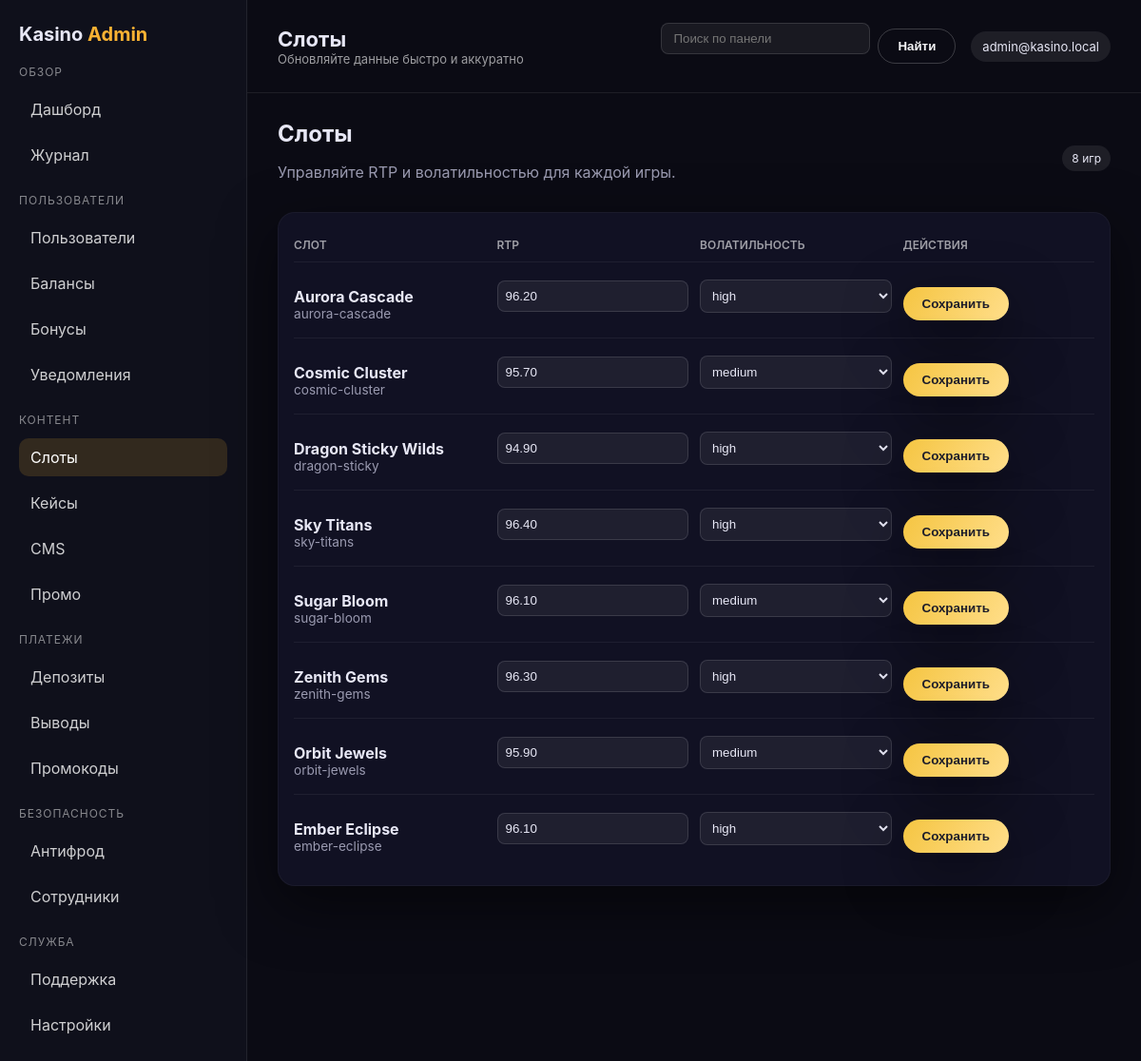
Screenshot of /admin/slots.php (signed in) with the database file from the repository.
### tables this page shows
CREATE TABLE staff_users (
    id INT AUTO_INCREMENT PRIMARY KEY,
    email VARCHAR(255) NOT NULL UNIQUE,
    password_hash VARCHAR(255) NOT NULL,
    role ENUM('admin','moderator','finance') NOT NULL,
    created_at TIMESTAMP DEFAULT CURRENT_TIMESTAMP
);

CREATE TABLE slots (
    id INT AUTO_INCREMENT PRIMARY KEY,
    slug VARCHAR(100) NOT NULL UNIQUE,
    name VARCHAR(100) NOT NULL,
    rtp DECIMAL(4,2) NOT NULL,
    volatility VARCHAR(20) NOT NULL,
    created_at TIMESTAMP DEFAULT CURRENT_TIMESTAMP
);

### helpers.php (called while the page is built, shortened)
<?php
function db(): PDO
{
    static $pdo;
    if ($pdo) {
        return $pdo;
    }
    $config = require __DIR__ . '/config.php';
    $dsn = sprintf(
        'mysql:host=%s;dbname=%s;charset=%s',
        $config['db']['host'],
        $config['db']['name'],
        $config['db']['charset']
    );
    $pdo = new PDO($dsn, $config['db']['user'], $config['db']['pass'], [
        PDO::ATTR_ERRMODE => PDO::ERRMODE_EXCEPTION,
        PDO::ATTR_DEFAULT_FETCH_MODE => PDO::FETCH_ASSOC,
        PDO::ATTR_EMULATE_PREPARES => false,
    ]);
    return $pdo;
}

### admin/auth.php (called while the page is built, shortened)
<?php
require __DIR__ . '/../helpers.php';
function staff_user(): ?array
{
    $stmt = db()->prepare('SELECT * FROM staff_users WHERE id = ?');
    $stmt->execute([$_SESSION['staff_id']]);
    return $stmt->fetch() ?: null;
}

### admin/slots.php (the view, shortened to what this page needs)
<?php
require __DIR__ . '/layout.php';
$slots = db()->query('SELECT slug, name, rtp, volatility FROM slots ORDER BY id')->fetchAll();
admin_header('Слоты');
?>
<section class="admin-section">
    <div class="admin-section-header">
        <div>
            <h2>Слоты</h2>
            <p class="muted">Управляйте RTP и волатильностью для каждой игры.</p>
        </div>
        <div class="admin-actions">
            <span class="admin-pill"><?php echo count($slots); ?> игр</span>
        </div>
    </div>
    <div class="admin-table card">
        <div class="admin-table-row admin-table-head">
            <div>Слот</div>
            <div>RTP</div>
            <div>Волатильность</div>
            <div>Действия</div>
        </div>
        <?php foreach ($slots as $slot): ?>
            <form class="admin-table-row" method="post">
                <div>
                    <strong><?php echo htmlspecialchars($slot['name'], ENT_QUOTES); ?></strong>
                    <div class="muted small"><?php echo $slot['slug']; ?></div>
                </div>
                <div>
                    <input type="number" name="rtp" step="0.1" value="<?php echo $slot['rtp']; ?>">
                </div>
                <div>
                    <select name="volatility">
                        <option value="medium" <?php echo $slot['volatility'] === 'medium' ? 'selected' : ''; ?>>medium</option>
                        <option value="high" <?php echo $slot['volatility'] === 'high' ? 'selected' : ''; ?>>high</option>
                    </select>
                </div>
                <div>
                    <button class="btn" type="submit">Сохранить</button>
                </div>
            </form>
        <?php endforeach; ?>
    </div>
</section>
<?php admin_footer(); ?>

### admin/layout.php (shortened to what this page needs)
<?php
require __DIR__ . '/auth.php';
function admin_nav_link(string $href, string $label): void
{
    $current = basename($_SERVER['PHP_SELF'] ?? '');
    $target = basename($href);
    $active = $current === $target ? ' is-active' : '';
    echo "<a class=\"admin-link{$active}\" href=\"{$href}\">{$label}</a>";
}
function admin_header(string $title): void
{
    $staff = staff_user();
    echo '<!doctype html><html lang="ru"><head><meta charset="utf-8"><meta name="viewport" content="width=device-width, initial-scale=1">';
    echo '<link rel="stylesheet" href="/assets/css/style.css">';
    echo "<title>{$title}</title></head><body class=\"admin-body\">";
    echo '<div class="admin-shell">';
    echo '<aside class="admin-sidebar">';
    echo '<div class="admin-brand">Kasino <span>Admin</span></div>';
    echo '<div class="admin-nav-group"><div class="admin-nav-title">Обзор</div>';
    admin_nav_link('/admin/dashboard.php', 'Дашборд');
    echo '</div>';
    echo '<div class="admin-nav-group"><div class="admin-nav-title">Пользователи</div>';
    echo '</div>';
    echo '<div class="admin-nav-group"><div class="admin-nav-title">Контент</div>';
    echo '</div>';
    echo '<div class="admin-nav-group"><div class="admin-nav-title">Платежи</div>';
    echo '</div>';
    echo '<div class="admin-nav-group"><div class="admin-nav-title">Безопасность</div>';
    echo '</div>';
    echo '<div class="admin-nav-group"><div class="admin-nav-title">Служба</div>';
    echo '</div>';
    echo '</aside>';
    echo '<div class="admin-main">';
    echo '<div class="admin-topbar">';
    echo '<div>';
    echo "<div class=\"admin-title\">{$title}</div>";
    echo '<div class="admin-subtitle">Обновляйте данные быстро и аккуратно</div>';
    echo '</div>';
    echo '<div class="admin-topbar-actions">';
    echo '<form class="admin-search" method="get" action="#">';
    echo '<input type="search" name="q" placeholder="Поиск по панели" aria-label="Поиск по панели">';
    echo '<button class="btn ghost" type="submit">Найти</button>';
    echo '</form>';
    if ($staff) {
        $email = htmlspecialchars($staff['email'], ENT_QUOTES);
        echo "<div class=\"admin-user\">{$email}</div>";
    }
    echo '</div>';
    echo '</div>';
    echo '<main class="admin-content">';
}
function admin_footer(): void
{
    echo '</main></div></div></body></html>';
}

### assets/css/style.css (style rules this page uses)
:root { --bg: #0b0b14; --panel: #121225; --panel-strong: #181834; --accent: #f5c542; --accent-soft: rgba(245, 197, 66, 0.2); --neon: #00f0ff; --neon-soft: rgba(0, 240, 255, 0.15); --text: #f5f5f7; --muted: #9a9ab0; --danger: #ff5f6d; --success: #3ef7b0; --shadow: 0 20px 60px rgba(0, 0, 0, 0.5); --glow: 0 0 30px rgba(0, 240, 255, 0.2); font-family: 'Inter', 'Segoe UI', system-ui, sans-serif; }
* { box-sizing: border-box; }
body { margin: 0; background: radial-gradient(circle at top, #1c1c3a, #07070f 55%) fixed; color: var(--text); }
a { color: inherit; text-decoration: none; }
.btn { padding: 10px 20px; border-radius: 999px; background: linear-gradient(120deg, var(--accent), #ffde8a); color: #1d1d2a; font-weight: 600; border: none; cursor: pointer; box-shadow: var(--shadow); transition: transform 0.2s ease, box-shadow 0.2s ease; }
.btn.ghost { background: transparent; border: 1px solid rgba(255, 255, 255, 0.2); color: var(--text); box-shadow: none; }
.card { background: rgba(18, 18, 37, 0.9); padding: 18px; border-radius: 18px; border: 1px solid rgba(255, 255, 255, 0.04); box-shadow: var(--shadow); transition: transform 0.2s ease, border-color 0.2s ease; }
.muted { color: var(--muted); }
input, textarea, select { width: 100%; padding: 12px 14px; border-radius: 12px; border: 1px solid rgba(255, 255, 255, 0.1); background: rgba(255, 255, 255, 0.04); color: var(--text); margin-bottom: 16px; outline: none; transition: border-color 0.2s ease, box-shadow 0.2s ease; }
.muted.small { font-size: 0.85rem; }
.admin-body { background: #0b0b14; color: #e7e7f5; }
.admin-shell { display: grid; grid-template-columns: 260px 1fr; min-height: 100vh; }
.admin-sidebar { background: #0f101b; border-right: 1px solid rgba(255, 255, 255, 0.08); padding: 24px 20px; display: flex; flex-direction: column; gap: 20px; }
.admin-brand { font-weight: 700; font-size: 20px; }
.admin-brand span { color: #f9b233; }
.admin-nav-group { display: grid; gap: 8px; }
.admin-nav-title { font-size: 12px; letter-spacing: 0.08em; text-transform: uppercase; color: rgba(255, 255, 255, 0.5); margin-bottom: 4px; }
.admin-link { color: rgba(255, 255, 255, 0.8); text-decoration: none; padding: 10px 12px; border-radius: 10px; display: block; transition: 0.2s ease; }
.admin-link:hover, .admin-link.is-active { background: rgba(249, 178, 51, 0.15); color: #fff; }
.admin-main { display: flex; flex-direction: column; min-width: 0; }
.admin-topbar { display: flex; justify-content: space-between; align-items: center; padding: 24px 32px; border-bottom: 1px solid rgba(255, 255, 255, 0.08); gap: 24px; flex-wrap: wrap; }
.admin-title { font-size: 22px; font-weight: 700; }
.admin-subtitle { color: rgba(255, 255, 255, 0.6); font-size: 13px; }
.admin-topbar-actions { display: flex; gap: 16px; align-items: center; flex-wrap: wrap; }
.admin-search { display: flex; gap: 8px; align-items: center; }
.admin-search input { background: rgba(255, 255, 255, 0.06); border: 1px solid rgba(255, 255, 255, 0.12); color: inherit; padding: 8px 12px; border-radius: 8px; min-width: 220px; }
.admin-user { padding: 8px 12px; border-radius: 999px; background: rgba(255, 255, 255, 0.08); font-size: 13px; }
.admin-content { padding: 28px 32px 48px; display: grid; gap: 28px; }
.admin-section { display: grid; gap: 16px; }
.admin-section-header { display: flex; justify-content: space-between; align-items: center; flex-wrap: wrap; gap: 16px; }
.admin-section-header h2, .admin-section-header h3 { margin: 0; }
.admin-actions { display: flex; gap: 12px; align-items: center; flex-wrap: wrap; }
.admin-table { display: grid; gap: 8px; padding: 16px; }
.admin-table-row { display: grid; grid-template-columns: repeat(auto-fit, minmax(140px, 1fr)); gap: 12px; align-items: center; padding: 10px 0; border-bottom: 1px solid rgba(255, 255, 255, 0.06); }
.admin-table-row:last-child { border-bottom: none; }
.admin-table-head { font-weight: 600; text-transform: uppercase; font-size: 12px; color: rgba(255, 255, 255, 0.6); }
.admin-inline-form select, .admin-table-row input, .admin-table-row select { background: rgba(255, 255, 255, 0.06); border: 1px solid rgba(255, 255, 255, 0.12); color: inherit; padding: 8px; border-radius: 8px; width: 100%; }
.admin-pill { display: inline-flex; align-items: center; gap: 6px; padding: 6px 10px; border-radius: 999px; background: rgba(255, 255, 255, 0.08); font-size: 12px; }

### rows the page displays
staff_users: email "admin@kasino.local"
slots: name "Aurora Cascade", slug "aurora-cascade", rtp "96.20", volatility "high"
slots: name "Cosmic Cluster", slug "cosmic-cluster", rtp "95.70", volatility "medium"
slots: name "Dragon Sticky Wilds", slug "dragon-sticky", rtp "94.90", volatility "high"
slots: name "Sky Titans", slug "sky-titans", rtp "96.40", volatility "high"
slots: name "Sugar Bloom", slug "sugar-bloom", rtp "96.10", volatility "medium"
slots: name "Zenith Gems", slug "zenith-gems", rtp "96.30", volatility "high"
slots: name "Orbit Jewels", slug "orbit-jewels", rtp "95.90", volatility "medium"
slots: name "Ember Eclipse", slug "ember-eclipse", rtp "96.10", volatility "high"

### other values shown
$label "Дашборд Журнал Пользователи Балансы Бонусы Уведомления Слоты Кейсы CMS Промо Депозиты Выводы Промокоды Антифрод Сотрудники Поддержка Настройки"
$title "Слоты"
count($slots) "8"
